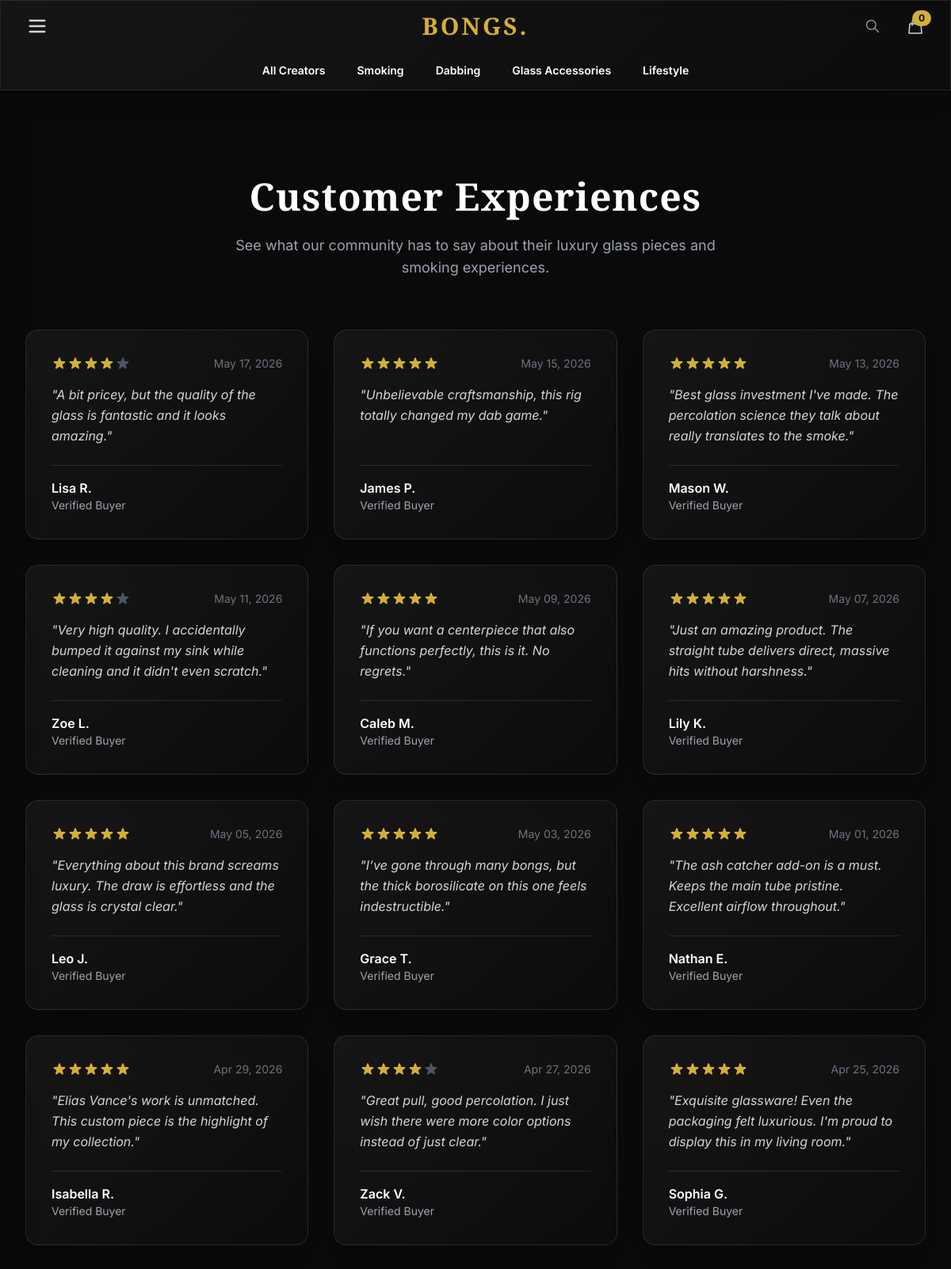
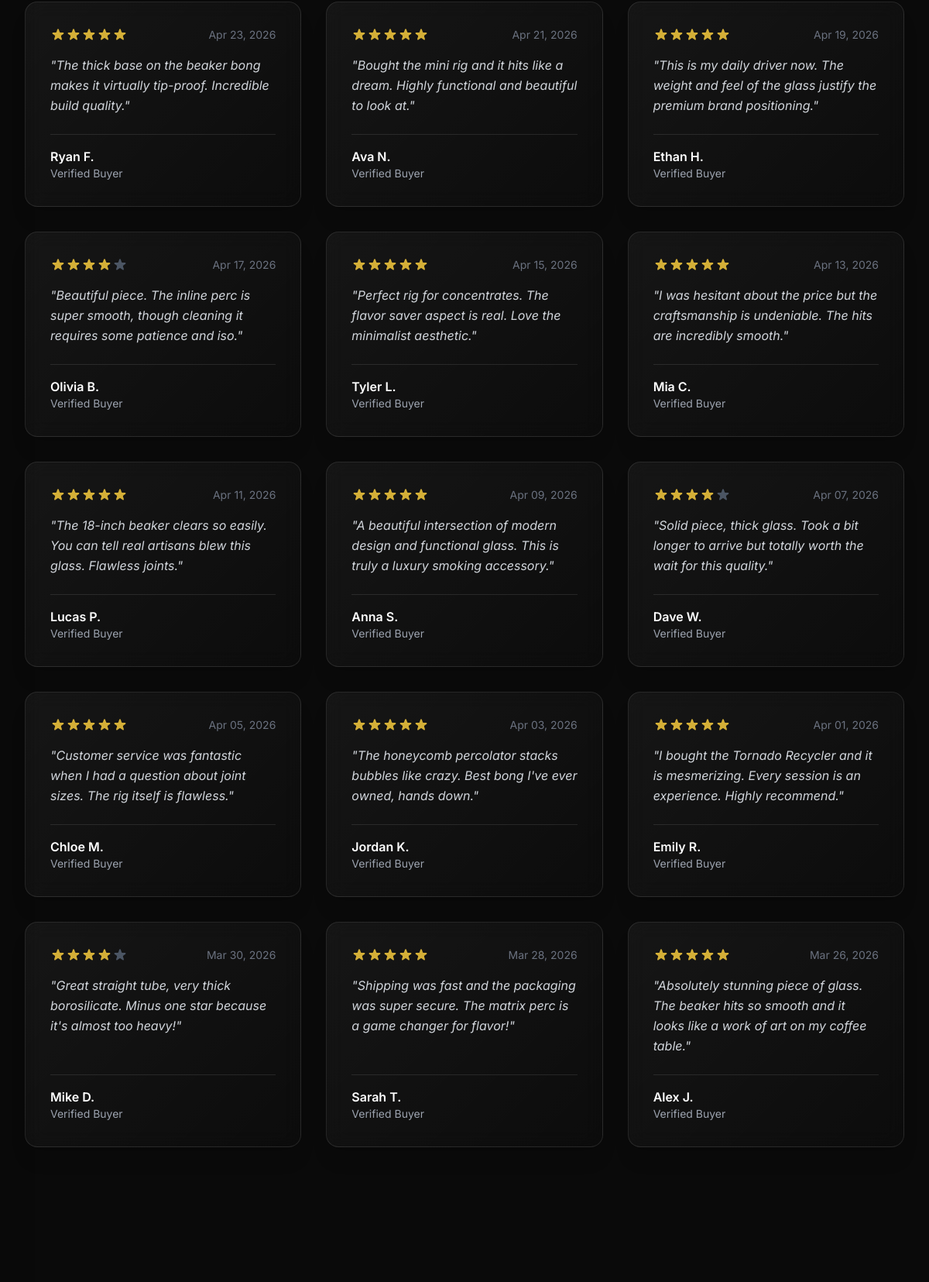
The app's page /reviews/ (upper part) with its own data (2 pictures, top to bottom).
### shop/models.py (models this page shows, shortened)
class Category(models.Model):
    parent = models.ForeignKey('self', related_name='children', on_delete=models.CASCADE, blank=True, null=True)
    name = models.CharField(max_length=200)
    slug = models.SlugField(max_length=200, unique=True)
    description = models.TextField(blank=True)
    image = models.ImageField(upload_to='categories/%Y/%m/%d', blank=True)
    class Meta:
        ordering = ['name']
        verbose_name_plural = 'categories'

### core/models.py (models this page shows, shortened)
class Review(models.Model):
    author_name = models.CharField(max_length=100)
    rating = models.IntegerField(validators=[MinValueValidator(1), MaxValueValidator(5)])
    content = models.TextField()
    created_at = models.DateTimeField(auto_now_add=True)
    class Meta:
        ordering = ['-created_at']

### core/views.py (the view)
# urls.py: path('reviews/', views.reviews, name='reviews'),
def reviews(request):
    reviews_list = Review.objects.all()
    return render(request, 'core/reviews.html', {'reviews': reviews_list})

### orders/cart.py (called while the page is built)
    def __len__(self):
        return sum(item['quantity'] for item in self.cart.values())

### orders/context_processors.py (called while the page is built)
def cart(request):
    return {'cart': Cart(request)}

### shop/context_processors.py (called while the page is built)
def shop_categories(request):
    top_names = ['All Creators', 'Smoking', 'Dabbing', 'Glass Accessories', 'Lifestyle']
    top_categories = Category.objects.filter(name__in=top_names, parent__isnull=True).prefetch_related('children__children')
    cases = [models.When(name=name, then=models.Value(i)) for i, name in enumerate(top_names)]
    top_categories = top_categories.annotate(custom_order=models.Case(*cases, output_field=models.IntegerField())).order_by('custom_order')
    return {'shop_top_categories': top_categories}

### templates/core/reviews.html (shortened to what this page needs)
{% extends 'base.html' %}
{% load static %}
{% block content %}
<div class="max-w-7xl mx-auto px-4 sm:px-6 lg:px-8 py-24">
    <div class="text-center mb-16">
        <h1 class="text-5xl font-serif font-bold text-white mb-6">Customer Experiences</h1>
        <p class="text-gray-400 text-lg max-w-2xl mx-auto">
            See what our community has to say about their luxury glass pieces and smoking experiences.
        </p>
    </div>
    <div class="grid grid-cols-1 md:grid-cols-2 lg:grid-cols-3 gap-8">
        {% for review in reviews %}
        <div class="glass-card p-8 flex flex-col h-full">
            <div class="flex items-center mb-4">
                <div class="flex text-brand-accent">
                </div>
                <span class="ml-auto text-sm text-gray-500">{{ review.created_at|date:"M d, Y" }}</span>
            </div>
            <p class="text-gray-300 leading-relaxed italic flex-grow mb-6">"{{ review.content }}"</p>
            <div class="mt-auto border-t border-white/10 pt-4">
                <span class="text-white font-semibold">{{ review.author_name }}</span>
                <span class="text-sm text-gray-400 block">Verified Buyer</span>
            </div>
        </div>
        {% empty %}
        <div class="col-span-full py-12 text-center glass-card">
            <p class="text-gray-400 text-lg">No reviews yet. Be the first to leave one!</p>
        </div>
        {% endfor %}
    </div>
</div>
{% endblock %}

### templates/base.html (shortened to what this page needs)
<!DOCTYPE html>
<html lang="en">
<head>
    <link href="https://unpkg.com/aos@2.3.1/dist/aos.css" rel="stylesheet">
    <script src="https://cdn.tailwindcss.com"></script>
</head>
<body class="min-h-screen flex flex-col" hx-headers='{"X-CSRFToken": "{{ csrf_token }}"}'>
    <header class="glass fixed w-full z-50 top-0 border-b border-white/10">
        <div class="max-w-7xl mx-auto px-4 sm:px-6 lg:px-8">
            <div class="flex justify-between items-center h-16">
                <div class="flex items-center w-1/3">
                    <button type="button" onclick="toggleSidebarMenu()" class="text-gray-300 hover:text-brand-accent focus:outline-none">
                        <svg class="w-7 h-7" fill="none" stroke="currentColor" viewBox="0 0 24 24">
                            <path stroke-linecap="round" stroke-linejoin="round" stroke-width="2" d="M4 6h16M4 12h16M4 18h16"></path>
                        </svg>
                    </button>
                </div>
                <div class="flex-shrink-0 flex items-center justify-center w-1/3">
                    <a href="/" class="text-3xl font-serif font-bold text-brand-accent tracking-widest">BONGS.</a>
                </div>
                <div class="flex items-center justify-end space-x-4 md:space-x-6 w-1/3">
                    <form action="{% url 'shop:product_list' %}" method="GET" class="relative group hidden sm:block">
                        <div class="absolute inset-y-0 right-0 pr-2 flex items-center pointer-events-none">
                            <svg class="w-5 h-5 text-gray-400 group-hover:text-brand-accent transition-colors" fill="none" stroke="currentColor" viewBox="0 0 24 24"><path stroke-linecap="round" stroke-linejoin="round" stroke-width="1.5" d="M21 21l-6-6m2-5a7 7 0 11-14 0 7 7 0 0114 0z"></path></svg>
                        </div>
                    </form>
                    <a href="{% url 'orders:cart_detail' %}" class="text-gray-300 hover:text-brand-accent transition-colors relative">
                        <svg class="w-6 h-6" fill="none" stroke="currentColor" viewBox="0 0 24 24"><path stroke-linecap="round" stroke-linejoin="round" stroke-width="1.5" d="M16 11V7a4 4 0 00-8 0v4M5 9h14l1 12H4L5 9z"></path></svg>
                        <span class="absolute -top-2 -right-2 bg-brand-accent text-brand-dark text-xs font-bold px-2 py-0.5 rounded-full">
                            {% with totlen=cart|length %}
                                {% if totlen > 0 %}{{ totlen }}{% else %}0{% endif %}
                            {% endwith %}
                        </span>
                    </a>
                </div>
            </div>
            <nav class="hidden md:flex justify-center items-center space-x-10 h-12">
                {% for top_cat in shop_top_categories %}
                    <div class="group h-full flex items-center">
                        <button type="button" class="text-white hover:text-brand-accent font-semibold text-sm transition-colors {% if category.get_root.slug == top_cat.slug %}text-brand-accent{% endif %} cursor-default">
                            {{ top_cat.name }}
                        </button>
                    </div>
                {% endfor %}
            </nav>
        </div>
    </header>
    <main class="flex-grow pt-24 lg:pt-32">
        {% block content %}
        {% endblock content %}
    </main>
</body>
</html>

### records on screen
Category: name "All Creators"
Category: name "Smoking"
Category: name "Dabbing"
Category: name "Glass Accessories"
Category: name "Lifestyle"
Review: rating 4 (drawn), created_at "May 17, 2026", content "A bit pricey, but the quality of the glass is fantastic and it looks amazing.", author_name "Lisa R."
Review: rating 5 (drawn), created_at "May 15, 2026", content "Unbelievable craftsmanship, this rig totally changed my dab game.", author_name "James P."
Review: rating 5 (drawn), created_at "May 13, 2026", content "Best glass investment I've made. The percolation science they talk about really translates to the smoke.", author_name "Mason W."
Review: rating 4 (drawn), created_at "May 11, 2026", content "Very high quality. I accidentally bumped it against my sink while cleaning and it didn't even scratch.", author_name "Zoe L."
Review: rating 5 (drawn), created_at "May 09, 2026", content "If you want a centerpiece that also functions perfectly, this is it. No regrets.", author_name "Caleb M."
Review: rating 5 (drawn), created_at "May 07, 2026", content "Just an amazing product. The straight tube delivers direct, massive hits without harshness.", author_name "Lily K."
Review: rating 5 (drawn), created_at "May 05, 2026", content "Everything about this brand screams luxury. The draw is effortless and the glass is crystal clear.", author_name "Leo J."
Review: rating 5 (drawn), created_at "May 03, 2026", content "I’ve gone through many bongs, but the thick borosilicate on this one feels indestructible.", author_name "Grace T."
Review: rating 5 (drawn), created_at "May 01, 2026", content "The ash catcher add-on is a must. Keeps the main tube pristine. Excellent airflow throughout.", author_name "Nathan E."
Review: rating 5 (drawn), created_at "Apr 29, 2026", content "Elias Vance's work is unmatched. This custom piece is the highlight of my collection.", author_name "Isabella R."
Review: rating 4 (drawn), created_at "Apr 27, 2026", content "Great pull, good percolation. I just wish there were more color options instead of just clear.", author_name "Zack V."
Review: rating 5 (drawn), created_at "Apr 25, 2026", content "Exquisite glassware! Even the packaging felt luxurious. I'm proud to display this in my living room.", author_name "Sophia G."
Review: rating 5 (drawn), created_at "Apr 23, 2026", content "The thick base on the beaker bong makes it virtually tip-proof. Incredible build quality.", author_name "Ryan F."
Review: rating 5 (drawn), created_at "Apr 21, 2026", content "Bought the mini rig and it hits like a dream. Highly functional and beautiful to look at.", author_name "Ava N."
Review: rating 5 (drawn), created_at "Apr 19, 2026", content "This is my daily driver now. The weight and feel of the glass justify the premium brand positioning.", author_name "Ethan H."
Review: rating 4 (drawn), created_at "Apr 17, 2026", content "Beautiful piece. The inline perc is super smooth, though cleaning it requires some patience and iso.", author_name "Olivia B."
Review: rating 5 (drawn), created_at "Apr 15, 2026", content "Perfect rig for concentrates. The flavor saver aspect is real. Love the minimalist aesthetic.", author_name "Tyler L."
Review: rating 5 (drawn), created_at "Apr 13, 2026", content "I was hesitant about the price but the craftsmanship is undeniable. The hits are incredibly smooth.", author_name "Mia C."
Review: rating 5 (drawn), created_at "Apr 11, 2026", content "The 18-inch beaker clears so easily. You can tell real artisans blew this glass. Flawless joints.", author_name "Lucas P."
Review: rating 5 (drawn), created_at "Apr 09, 2026", content "A beautiful intersection of modern design and functional glass. This is truly a luxury smoking accessory.", author_name "Anna S."
Review: rating 4 (drawn), created_at "Apr 07, 2026", content "Solid piece, thick glass. Took a bit longer to arrive but totally worth the wait for this quality.", author_name "Dave W."
Review: rating 5 (drawn), created_at "Apr 05, 2026", content "Customer service was fantastic when I had a question about joint sizes. The rig itself is flawless.", author_name "Chloe M."
Review: rating 5 (drawn), created_at "Apr 03, 2026", content "The honeycomb percolator stacks bubbles like crazy. Best bong I've ever owned, hands down.", author_name "Jordan K."
Review: rating 5 (drawn), created_at "Apr 01, 2026", content "I bought the Tornado Recycler and it is mesmerizing. Every session is an experience. Highly recommend.", author_name "Emily R."
Review: rating 4 (drawn), created_at "Mar 30, 2026", content "Great straight tube, very thick borosilicate. Minus one star because it's almost too heavy!", author_name "Mike D."
Review: rating 5 (drawn), created_at "Mar 28, 2026", content "Shipping was fast and the packaging was super secure. The matrix perc is a game changer for flavor!", author_name "Sarah T."
Review: rating 5 (drawn), created_at "Mar 26, 2026", content "Absolutely stunning piece of glass. The beaker hits so smooth and it looks like a work of art on my coffee table.", author_name "Alex J."
